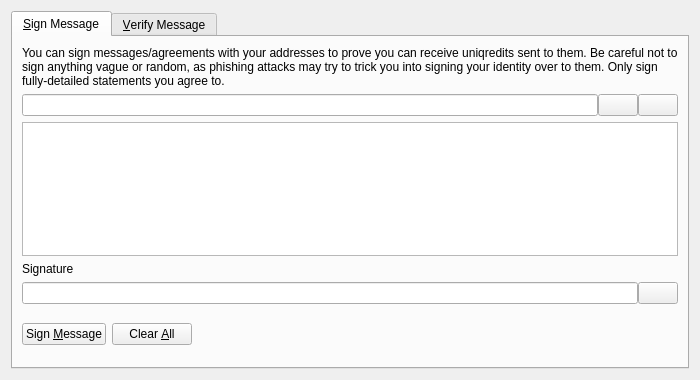
<?xml version="1.0" encoding="UTF-8"?>
<ui version="4.0">
 <class>SignVerifyMessageDialog</class>
 <widget class="QDialog" name="SignVerifyMessageDialog">
  <property name="geometry">
   <rect>
    <x>0</x>
    <y>0</y>
    <width>700</width>
    <height>380</height>
   </rect>
  </property>
  <property name="windowTitle">
   <string>Signatures - Sign / Verify a Message</string>
  </property>
  <property name="modal">
   <bool>true</bool>
  </property>
  <layout class="QVBoxLayout" name="verticalLayout">
   <item>
    <widget class="QTabWidget" name="tabWidget">
     <property name="currentIndex">
      <number>0</number>
     </property>
     <widget class="QWidget" name="tabSignMessage">
      <attribute name="title">
       <string>&amp;Sign Message</string>
      </attribute>
      <layout class="QVBoxLayout" name="verticalLayout_SM">
       <item>
        <widget class="QLabel" name="infoLabel_SM">
         <property name="text">
          <string>You can sign messages/agreements with your addresses to prove you can receive uniqredits sent to them. Be careful not to sign anything vague or random, as phishing attacks may try to trick you into signing your identity over to them. Only sign fully-detailed statements you agree to.</string>
         </property>
         <property name="textFormat">
          <enum>Qt::PlainText</enum>
         </property>
         <property name="wordWrap">
          <bool>true</bool>
         </property>
        </widget>
       </item>
       <item>
        <layout class="QHBoxLayout" name="horizontalLayout_1_SM">
         <property name="spacing">
          <number>0</number>
         </property>
         <item>
          <widget class="QValidatedLineEdit" name="addressIn_SM">
           <property name="toolTip">
            <string>The Uniqredit address to sign the message with</string>
           </property>
          </widget>
         </item>
         <item>
          <widget class="QPushButton" name="addressBookButton_SM">
           <property name="toolTip">
            <string>Choose previously used address</string>
           </property>
           <property name="text">
            <string/>
           </property>
           <property name="icon">
            <iconset resource="../uniqredit.qrc">
             <normaloff>:/icons/address-book</normaloff>:/icons/address-book</iconset>
           </property>
           <property name="shortcut">
            <string>Alt+A</string>
           </property>
           <property name="autoDefault">
            <bool>false</bool>
           </property>
          </widget>
         </item>
         <item>
          <widget class="QPushButton" name="pasteButton_SM">
           <property name="toolTip">
            <string>Paste address from clipboard</string>
           </property>
           <property name="text">
            <string/>
           </property>
           <property name="icon">
            <iconset resource="../uniqredit.qrc">
             <normaloff>:/icons/editpaste</normaloff>:/icons/editpaste</iconset>
           </property>
           <property name="shortcut">
            <string>Alt+P</string>
           </property>
           <property name="autoDefault">
            <bool>false</bool>
           </property>
          </widget>
         </item>
        </layout>
       </item>
       <item>
        <widget class="QPlainTextEdit" name="messageIn_SM">
         <property name="toolTip">
          <string>Enter the message you want to sign here</string>
         </property>
        </widget>
       </item>
       <item>
        <widget class="QLabel" name="signatureLabel_SM">
         <property name="text">
          <string>Signature</string>
         </property>
         <property name="textFormat">
          <enum>Qt::PlainText</enum>
         </property>
        </widget>
       </item>
       <item>
        <layout class="QHBoxLayout" name="horizontalLayout_2_SM">
         <property name="spacing">
          <number>0</number>
         </property>
         <item>
          <widget class="QLineEdit" name="signatureOut_SM">
           <property name="font">
            <font>
             <italic>true</italic>
            </font>
           </property>
           <property name="readOnly">
            <bool>true</bool>
           </property>
          </widget>
         </item>
         <item>
          <widget class="QPushButton" name="copySignatureButton_SM">
           <property name="toolTip">
            <string>Copy the current signature to the system clipboard</string>
           </property>
           <property name="text">
            <string/>
           </property>
           <property name="icon">
            <iconset resource="../uniqredit.qrc">
             <normaloff>:/icons/editcopy</normaloff>:/icons/editcopy</iconset>
           </property>
           <property name="autoDefault">
            <bool>false</bool>
           </property>
          </widget>
         </item>
        </layout>
       </item>
       <item>
        <layout class="QHBoxLayout" name="horizontalLayout_3_SM">
         <item>
          <widget class="QPushButton" name="signMessageButton_SM">
           <property name="toolTip">
            <string>Sign the message to prove you own this Uniqredit address</string>
           </property>
           <property name="text">
            <string>Sign &amp;Message</string>
           </property>
           <property name="icon">
            <iconset resource="../uniqredit.qrc">
             <normaloff>:/icons/edit</normaloff>:/icons/edit</iconset>
           </property>
           <property name="autoDefault">
            <bool>false</bool>
           </property>
          </widget>
         </item>
         <item>
          <widget class="QPushButton" name="clearButton_SM">
           <property name="toolTip">
            <string>Reset all sign message fields</string>
           </property>
           <property name="text">
            <string>Clear &amp;All</string>
           </property>
           <property name="icon">
            <iconset resource="../uniqredit.qrc">
             <normaloff>:/icons/remove</normaloff>:/icons/remove</iconset>
           </property>
           <property name="autoDefault">
            <bool>false</bool>
           </property>
          </widget>
         </item>
         <item>
          <spacer name="horizontalSpacer_1_SM">
           <property name="orientation">
            <enum>Qt::Horizontal</enum>
           </property>
           <property name="sizeHint" stdset="0">
            <size>
             <width>40</width>
             <height>48</height>
            </size>
           </property>
          </spacer>
         </item>
         <item>
          <widget class="QLabel" name="statusLabel_SM">
           <property name="font">
            <font>
             <weight>75</weight>
             <bold>true</bold>
            </font>
           </property>
           <property name="text">
            <string/>
           </property>
           <property name="wordWrap">
            <bool>true</bool>
           </property>
          </widget>
         </item>
         <item>
          <spacer name="horizontalSpacer_2_SM">
           <property name="orientation">
            <enum>Qt::Horizontal</enum>
           </property>
           <property name="sizeHint" stdset="0">
            <size>
             <width>40</width>
             <height>48</height>
            </size>
           </property>
          </spacer>
         </item>
        </layout>
       </item>
      </layout>
     </widget>
     <widget class="QWidget" name="tabVerifyMessage">
      <attribute name="title">
       <string>&amp;Verify Message</string>
      </attribute>
      <layout class="QVBoxLayout" name="verticalLayout_VM">
       <item>
        <widget class="QLabel" name="infoLabel_VM">
         <property name="text">
          <string>Enter the receiver's address, message (ensure you copy line breaks, spaces, tabs, etc. exactly) and signature below to verify the message. Be careful not to read more into the signature than what is in the signed message itself, to avoid being tricked by a man-in-the-middle attack. Note that this only proves the signing party receives with the address, it cannot prove sendership of any transaction!</string>
         </property>
         <property name="textFormat">
          <enum>Qt::PlainText</enum>
         </property>
         <property name="alignment">
          <set>Qt::AlignLeading|Qt::AlignLeft|Qt::AlignTop</set>
         </property>
         <property name="wordWrap">
          <bool>true</bool>
         </property>
        </widget>
       </item>
       <item>
        <layout class="QHBoxLayout" name="horizontalLayout_1_VM">
         <property name="spacing">
          <number>0</number>
         </property>
         <item>
          <widget class="QValidatedLineEdit" name="addressIn_VM">
           <property name="toolTip">
            <string>The Uniqredit address the message was signed with</string>
           </property>
          </widget>
         </item>
         <item>
          <widget class="QPushButton" name="addressBookButton_VM">
           <property name="toolTip">
            <string>Choose previously used address</string>
           </property>
           <property name="text">
            <string/>
           </property>
           <property name="icon">
            <iconset resource="../uniqredit.qrc">
             <normaloff>:/icons/address-book</normaloff>:/icons/address-book</iconset>
           </property>
           <property name="shortcut">
            <string>Alt+A</string>
           </property>
           <property name="autoDefault">
            <bool>false</bool>
           </property>
          </widget>
         </item>
        </layout>
       </item>
       <item>
        <widget class="QPlainTextEdit" name="messageIn_VM"/>
       </item>
       <item>
        <widget class="QValidatedLineEdit" name="signatureIn_VM"/>
       </item>
       <item>
        <layout class="QHBoxLayout" name="horizontalLayout_2_VM">
         <item>
          <widget class="QPushButton" name="verifyMessageButton_VM">
           <property name="toolTip">
            <string>Verify the message to ensure it was signed with the specified Uniqredit address</string>
           </property>
           <property name="text">
            <string>Verify &amp;Message</string>
           </property>
           <property name="icon">
            <iconset resource="../uniqredit.qrc">
             <normaloff>:/icons/transaction_0</normaloff>:/icons/transaction_0</iconset>
           </property>
           <property name="autoDefault">
            <bool>false</bool>
           </property>
          </widget>
         </item>
         <item>
          <widget class="QPushButton" name="clearButton_VM">
           <property name="toolTip">
            <string>Reset all verify message fields</string>
           </property>
           <property name="text">
            <string>Clear &amp;All</string>
           </property>
           <property name="icon">
            <iconset resource="../uniqredit.qrc">
             <normaloff>:/icons/remove</normaloff>:/icons/remove</iconset>
           </property>
           <property name="autoDefault">
            <bool>false</bool>
           </property>
          </widget>
         </item>
         <item>
          <spacer name="horizontalSpacer_1_VM">
           <property name="orientation">
            <enum>Qt::Horizontal</enum>
           </property>
           <property name="sizeHint" stdset="0">
            <size>
             <width>40</width>
             <height>48</height>
            </size>
           </property>
          </spacer>
         </item>
         <item>
          <widget class="QLabel" name="statusLabel_VM">
           <property name="font">
            <font>
             <weight>75</weight>
             <bold>true</bold>
            </font>
           </property>
           <property name="text">
            <string/>
           </property>
           <property name="wordWrap">
            <bool>true</bool>
           </property>
          </widget>
         </item>
         <item>
          <spacer name="horizontalSpacer_2_VM">
           <property name="orientation">
            <enum>Qt::Horizontal</enum>
           </property>
           <property name="sizeHint" stdset="0">
            <size>
             <width>40</width>
             <height>48</height>
            </size>
           </property>
          </spacer>
         </item>
        </layout>
       </item>
      </layout>
     </widget>
    </widget>
   </item>
  </layout>
 </widget>
 <customwidgets>
  <customwidget>
   <class>QValidatedLineEdit</class>
   <extends>QLineEdit</extends>
   <header>qvalidatedlineedit.h</header>
  </customwidget>
 </customwidgets>
 <resources>
  <include location="../uniqredit.qrc"/>
 </resources>
 <connections/>
</ui>
